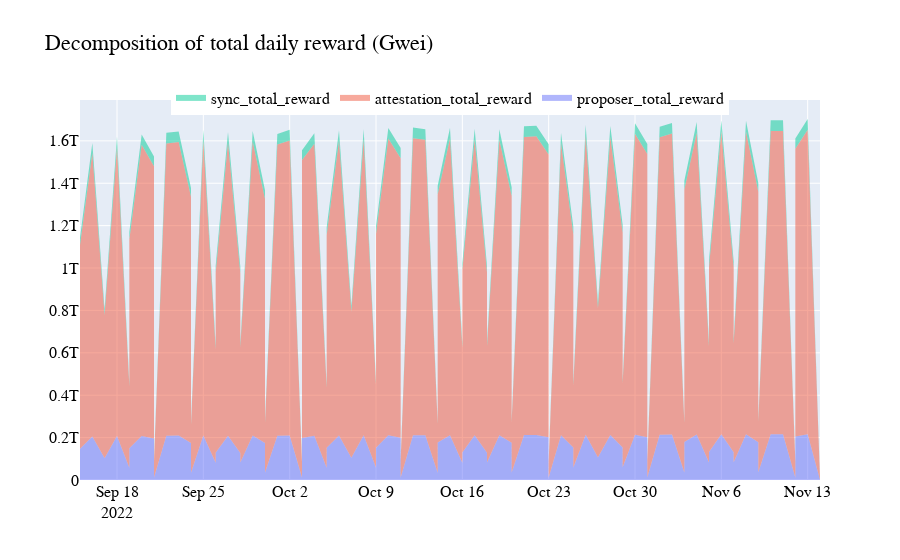

Notebook cell for this chart:
### Code cell
import pandas as pd
import plotly.graph_objects as go

df=data.copy()

# Get columns that end with '_reward'
reward_columns = [col for col in df.columns if col.endswith('_reward') and col != 'final_total_reward']

# Create a Plotly figure
fig = go.Figure()

# Add traces for each reward column
for col in reward_columns:
    fig.add_trace(go.Scatter(x=df['date'], y=df[col], mode='none', stackgroup='one', name=col))

# Update layout for the legend and other properties
fig.update_layout(
    font=dict(family="Courier New, monospace", size=16, color="black"),
    title_text=f"Decomposition of total daily reward (Gwei)",
    showlegend=True,
    legend=dict(
        y=1.05,            # Adjusts the y position
        x=0.5,            # Adjusts the x position
        xanchor='center', # Anchor the x position
        yanchor='top',    # Anchor the y position
        orientation='h'   # Horizontal orientation
    )
)


# Show figure
fig.show()
